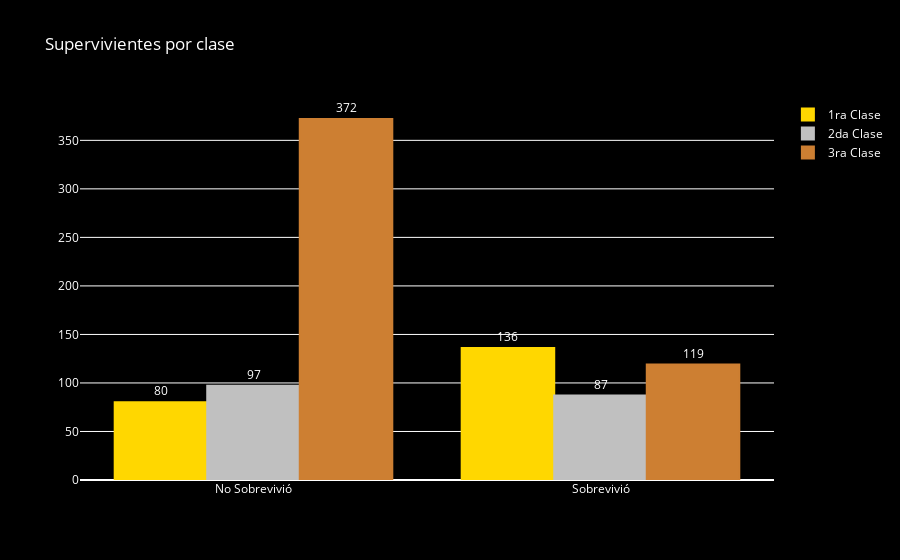

The notebook cell saved with this chart:
### Code cell
df_count = df_clean.groupby([ "Survived", "Pclass" ]).size().reset_index(name = "count")

fig = go.Figure()

pclass_names = { 1: "1ra Clase", 2: "2da Clase", 3: "3ra Clase" }
survival_labels = { 0: "No Sobrevivió", 1: "Sobrevivió" }

for pclass in sorted(df_clean[ "Pclass" ].unique()):
    filtered_df = df_count[df_count[ "Pclass" ] == pclass].copy()  # Crear una copia explícita
    filtered_df[ "Survived" ] = filtered_df[ "Survived" ].map(survival_labels)

    fig.add_trace(go.Bar(
        x = filtered_df[ "Survived" ],
        y = filtered_df[ "count" ],
        name = pclass_names[pclass],
        text = filtered_df[ "count" ],
        textposition = "outside",
        marker_color = [ "#FFD700", "#C0C0C0", "#CD7F32" ][pclass-1],
        marker_line_color = [ "#FFD700", "#C0C0C0", "#CD7F32" ][pclass-1],
        marker_line_width = 2
    ))

fig.update_layout(
    title_text = "Supervivientes por clase",
    xaxis_title = " ",
    barmode = "group",
    plot_bgcolor = "black",
    paper_bgcolor = "black",
    font = dict(color = "white"),
    title_font = dict(color = "white")
)

fig.show()

### Figure 1 — Plotly figure (JSON) as saved in the notebook; plotly's stock layout.template omitted (floating-point values rounded to 4 significant figures)
{"data": [{"marker": {"color": "#FFD700", "line": {"color": "#FFD700", "width": 2}}, "name": "1ra Clase", "text": [80, 136], "textposition": "outside", "type": "bar", "x": ["No Sobrevivió", "Sobrevivió"], "y": [80, 136]}, {"marker": {"color": "#C0C0C0", "line": {"color": "#C0C0C0", "width": 2}}, "name": "2da Clase", "text": [97, 87], "textposition": "outside", "type": "bar", "x": ["No Sobrevivió", "Sobrevivió"], "y": [97, 87]}, {"marker": {"color": "#CD7F32", "line": {"color": "#CD7F32", "width": 2}}, "name": "3ra Clase", "text": [372, 119], "textposition": "outside", "type": "bar", "x": ["No Sobrevivió", "Sobrevivió"], "y": [372, 119]}], "layout": {"barmode": "group", "font": {"color": "white"}, "paper_bgcolor": "black", "plot_bgcolor": "black", "title": {"font": {"color": "white"}, "text": "Supervivientes por clase"}, "xaxis": {"title": {"text": " "}}}}
